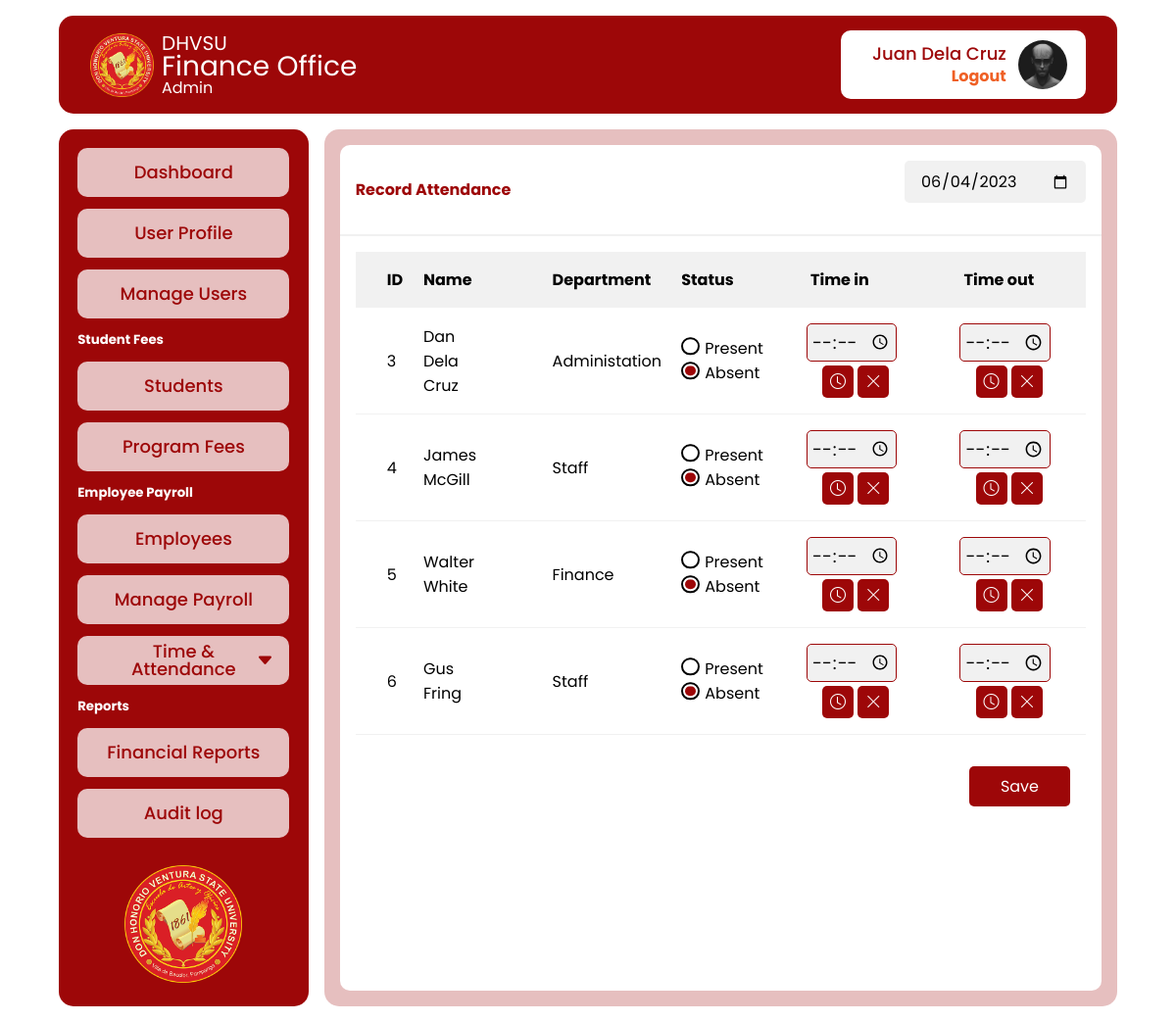
The page /admin/record_attendance.php (signed in) on the database its author committed.
### tables this page shows
CREATE TABLE `tbl_employees` (
  `id` int(11) NOT NULL,
  `first_name` varchar(150) NOT NULL,
  `middle_name` varchar(150) NOT NULL,
  `last_name` varchar(150) NOT NULL,
  `birthday` date NOT NULL,
  `address` text NOT NULL,
  `email` varchar(255) NOT NULL,
  `title` varchar(255) NOT NULL,
  `department_id` int(11) NOT NULL,
  `hire_date` datetime NOT NULL DEFAULT current_timestamp(),
  `salary_hour` decimal(15,2) NOT NULL DEFAULT 0.00,
  `profile_photo` text NOT NULL
);

CREATE TABLE `tbl_department` (
  `id` int(11) NOT NULL,
  `department_name` varchar(255) NOT NULL
);

### app/util_func.php (called while the page is built, shortened)
<?php
function fetchAll(string $table, $pdo)
{
  $sql = "SELECT * FROM $table";
  $stmt = $pdo->query($sql);
  return ($stmt->rowCount() > 0) ? $stmt->fetchAll() : null;
}

### app/attendance_func.php (called while the page is built, shortened)
<?php
function fetchAttendanceOnEmployeeAndDate($date, $employee_id, $pdo)
{
  $sql = "SELECT * FROM tbl_attendance WHERE attendance_date = ? AND employee_id = ?";
  $stmt = $pdo->prepare($sql);
  $stmt->execute([$date, $employee_id]);
  return ($stmt->rowCount() > 0) ? $stmt->fetch() : null;
}

### admin/record_attendance.php (the view, shortened to what this page needs)
<?php
require_once  './includes/header.php';
require_once '../app/attendance_func.php';
$employees = fetchAll("tbl_employees", $pdo) ?? [];
$employeeCount = 0;
$date = date("Y-m-d");
$departments = fetchAll('tbl_department', $pdo);
?>
<main>
  <div class="card full-span">
    <div class="card-header">
      <div class="filter-group">
        <h4>Record Attendance</h4>
        <form method="get" action="record_attendance.php" id="dateInput">
          <input type="date" placeholder="00/00/0000" name="date" class="input-control gray small" value="<?= $date ?>" onchange="document.getElementById('dateInput').submit()">
        </form>
      </div>
    </div>
    <form action="../app/attendance_record.php" method="post">
      <div class="card-body" style="max-height: 800px; overflow-y: scroll;">
        <table>
          <thead>
            <th style="width: 5%;">ID</th>
            <th>Name</th>
            <th>Department</th>
            <th>Status</th>
            <th style="width: 21%;">Time in</th>
            <th style="width: 21%;">Time out</th>
          </thead>
          <tbody>
            <?php
            foreach ($employees as $employee) {
              $employeeCount++;
              $attendance = fetchAttendanceOnEmployeeAndDate($date, $employee['id'], $pdo) ?? [
                'time_in' => null,
                'time_out' => null,
                'status_id' => '0'
              ];
              switch ($attendance['status_id']) {
                case '0':
                  $present = '';
                  $absent = 'checked';
                  break;
              }
            ?>
              <tr>
                <td><?= $employee['id'] ?></td>
                <td><?= $employee['first_name'] . " " . $employee['last_name'] ?></td>
                <td><?= $departments[$employee['department_id']]['department_name'] ?></td>
                <td>
                  <label for="paid" class="radio-control">
                    <input name="<?= $employeeCount ?>_status" type="radio" <?= $present ?> value="1">
                    Present
                  </label>
                  <label for="paid" class="radio-control">
                    <input name="<?= $employeeCount ?>_status" type="radio" <?= $absent ?> value="0">
                    Absent
                  </label>
                </td>
                <td>
                  <div class="clock-in">
                    <input step="any" type="time" class="input-control gray small" name="<?= $employeeCount ?>_time_in" value="<?= $attendance['time_in'] ?>">
                    <div class="btn-group">
                      <button class="btn" type="button" title="Current Time">
                        <i class="bi bi-clock"></i>
                      </button>
                      <button class="btn" type="button" title="Clear">
                        <i class="bi bi-x-lg"></i>
                      </button>
                    </div>
                  </div>
                </td>
                <td>
                  <div class="clock-in">
                    <input step="any" type="time" class="input-control gray small" name="<?= $employeeCount ?>_time_out" value="<?= ($attendance['time_out']) ?>">
                    <div class="btn-group">
                      <button class="btn clock" type="button" title="Current Time">
                        <i class="bi bi-clock"></i>
                      </button>
                      <button class="btn x" type="button" title="Clear">
                        <i class="bi bi-x-lg"></i>
                      </button>
                    </div>
                  </div>
                </td>
              </tr>
            <?php
            }
            ?>
          </tbody>
        </table>
        <div class="edit-btn-group"><button type="submit" class="btn">Save</button></div>
    </form>
  </div>
  </div>
<?php
require_once  './includes/footer.php'
?>

### css/style.css (style rules this page uses)
:root { --primary: #9d0708; --secondary: #e6bfbf; --accent: #ef6025; --background: #ffffff; --light: rgb(241, 241, 241); --positive: rgb(24, 133, 24); --fontSizeNormal: 18px; }
*, *::before, *::after { font-family: Poppins, Arial, sans-serif; margin: 0; padding: 0; box-sizing: border-box; }
.bi { pointer-events: none; }
button { all: unset; cursor: pointer; }
input { font: inherit; color: inherit; border: none; -webkit-appearance: none; -ms-appearance: none; -moz-appearance: none; appearance: none; outline: none; }
input[type="radio"] { appearance: default; font-size: var(--fontSizeNormal); background-color: #fff; margin: 0; font: inherit; color: currentColor; width: 1.15em; height: 1.15em; border: 0.15em solid currentColor; border-radius: 50%; transform: translateY(0.08em); display: grid; place-content: center; }
input[type="radio"]::before { content: ""; width: 0.65em; height: 0.65em; border-radius: 50%; transform: scale(0); transition: 120ms transform ease-in-out; box-shadow: inset 1em 1em var(--primary); }
input[type="radio"]:checked::before { transform: scale(1); }
.radio-control { display: grid; grid-template-columns: 1em auto; gap: 0.5em; white-space: nowrap; }
body { display: flex; flex-direction: column; align-items: center; background-color: var(--background); }
main { background-color: var(--secondary); border-radius: 15px; height: auto; width: 100%; margin-bottom: 1rem; padding: 1rem; }
.input-control { font-size: var(--fontSizeNormal); width: 100%; color: black; border-radius: 5px; padding: 1rem 1.5rem; background-color: white; margin-bottom: 1rem; }
.full-span { grid-column: 1 / 3; }
.card { background-color: var(--background); border-radius: 10px; height: 100%; overflow: hidden; margin-bottom: 1rem; }
.card-header { padding: 1rem; border-bottom: 2px solid var(--light); }
.card-header h4 { color: var(--primary); }
.card-body { height: 100%; padding: 1rem; }
.input-control.gray { background-color: var(--light); }
.edit-btn-group { display: flex; justify-content: end; margin: 2rem 1rem; gap: 1rem; }
.btn, .btn-outline { font-size: 16px; padding: 0.5rem 2rem; border-radius: 5px; }
.btn { background-color: var(--primary); color: white; }
table { border-collapse: collapse; width: 100%; table-layout: fixed; min-width: 700px; }
thead th { background-color: var(--light); text-align: start; width: auto; min-width: 200px; }
th, td { padding: 1rem 2rem; }
tbody tr { border-bottom: 1px solid var(--light); }
.filter-group { display: flex; align-items: center; gap: 0.5rem; justify-content: space-between; }
.filter-group *, .filter-group .input-control { font-size: 16px; }
.input-control.small { width: fit-content; padding: 0.5rem 1rem; }
.clock-in { display: flex; flex-direction: column; align-items: center; }
.clock-in .input-control { margin-bottom: 0; margin-right: 0.5rem; border: 1px solid var(--primary); width: 100%; padding: 0.25rem; }
.clock-in .btn, .btn-group a .btn, .btn-group .btn { padding: 0.25rem 0.5rem; }
.clock-in .btn-group { margin-top: 0.25rem; }

### rows shown on the page
tbl_employees: id "3", first_name "Dan", last_name "Dela Cruz", department.department_name "Administation"
tbl_employees: id "4", first_name "James", last_name "McGill", department.department_name "Staff"
tbl_employees: id "5", first_name "Walter", last_name "White", department.department_name "Finance"
tbl_employees: id "6", first_name "Gus", last_name "Fring", department.department_name "Staff"

### other values the page prints
$_SESSION["user"]["first_name"] "Juan"
$_SESSION["user"]["last_name"] "Dela Cruz"
